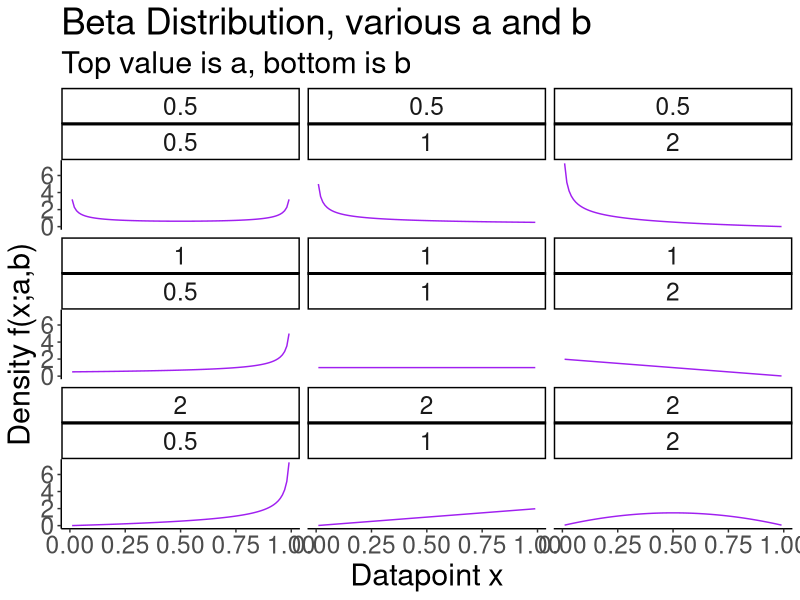
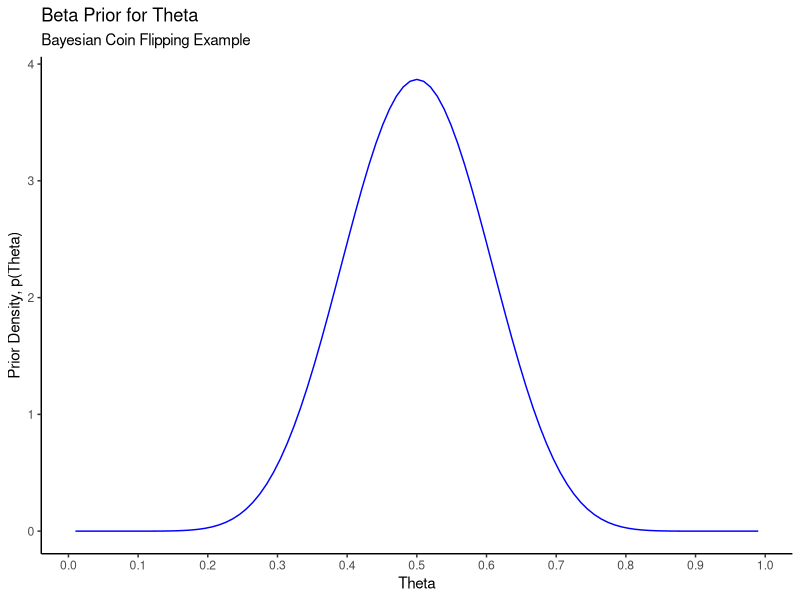
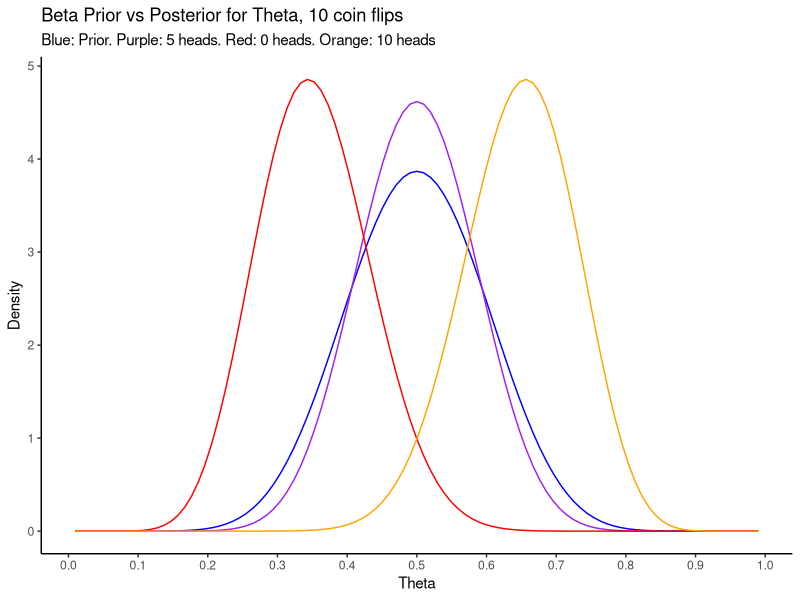

These figures' R source, in order:
## ---- chunk 1
library(tidyverse)
## ---- chunk 2
# Generate plot data- dbeta evaluated at x and a,b for x on a grid between 0 and 1 and various values of a,b

expand.grid(a = c(.5,1,2),b = c(.5,1,2)) %>%
  pmap_dfr(~data_frame(x = seq(0.01,0.99,by=0.01),y = dbeta(x = x,shape1=.x,shape2=.y),a = .x,b = .y)) %>%
  ggplot(aes(x = x,y = y)) +
  theme_classic() +
  facet_wrap(a~b) +
  geom_line(colour = "purple") +
  labs(title = "Beta Distribution, various a and b",
       subtitle = "Top value is a, bottom is b",
       x = "Datapoint x",
       y = "Density f(x;a,b)") +
  theme(text = element_text(size = 22))

## ---- chunk 3
data_frame(x = c(0.01,0.99)) %>%
  ggplot(aes(x = x)) +
  theme_classic() + 
  stat_function(fun = dbeta,
                args = list(shape1 = 12,shape2 = 12),
                colour = "blue") +
  labs(title = "Beta Prior for Theta",
       subtitle = "Bayesian Coin Flipping Example",
       x = "Theta",
       y = "Prior Density, p(Theta)") +
  scale_x_continuous(breaks = seq(0,1,by=0.1))
## ---- chunk 4
# Prior probability of theta being between 0.3 and 0.7
pbeta(0.7,shape1=12,shape2=12) - pbeta(0.3,shape1=12,shape2=12)
## ---- chunk 5
prior <- function(theta) dbeta(theta,shape1 = 12,shape2 = 12)
posterior <- function(theta,sumx,n) dbeta(theta,shape1 = 12 + sumx,shape2 = 12 + n - sumx)

data_frame(x = c(0.01,0.99)) %>%
  ggplot(aes(x = x)) +
  theme_classic() + 
  stat_function(fun = prior,
                colour = "blue") +
  stat_function(fun = posterior,
                args = list(sumx = 5,n = 10),
                colour = "purple") +
  stat_function(fun = posterior,
                args = list(sumx = 0,n = 10),
                colour = "red") +
  stat_function(fun = posterior,
                args = list(sumx = 10,n = 10),
                colour = "orange") +
  labs(title = "Beta Prior vs Posterior for Theta, 10 coin flips",
       subtitle = "Blue: Prior. Purple: 5 heads. Red: 0 heads. Orange: 10 heads",
       x = "Theta",
       y = "Density") +
  scale_x_continuous(breaks = seq(0,1,by=0.1))
## ---- chunk 6
# E.g. for n = 10 and sumx = 5
c(qbeta(0.025,shape1=12 + 5,shape2 = 12 + 5),qbeta(0.975,shape1=12 + 5,shape2 = 12 + 5))
## ---- chunk 7
c(.5 - sqrt(.5*.5/10)*1.96,.5 + sqrt(.5*.5/10)*1.96)
## ---- chunk 8
c(.1 - sqrt(.1*.9/10)*1.96,.1 + sqrt(.1*.9/10)*1.96)
## ---- chunk 9
# Point estimate- find the posterior mode, which is a critical point
# Use R's built in optimization tools, function nlminb() performs constrained minimization
# Pass it a function that returns minus the posterior; minimizing -f(x) is the same as maximizing f(x)
minus_posterior <- function(theta,sumx,n) -1 * posterior(theta,sumx,n)
opt <- nlminb(objective = minus_posterior,start = 0.3,sumx = 1,n = 10,lower = 0.01,upper = 0.99)
opt$par # Return the value at which the maximum occurs, i.e. the posterior mode

# Credible interval
c(qbeta(0.025,shape1=12 + 1,shape2 = 12 + 9),qbeta(0.975,shape1=12 + 1,shape2 = 12 + 9))
## ---- chunk 10
x <- rbeta(1000,12,12)
c(mean(x),sd(x))
